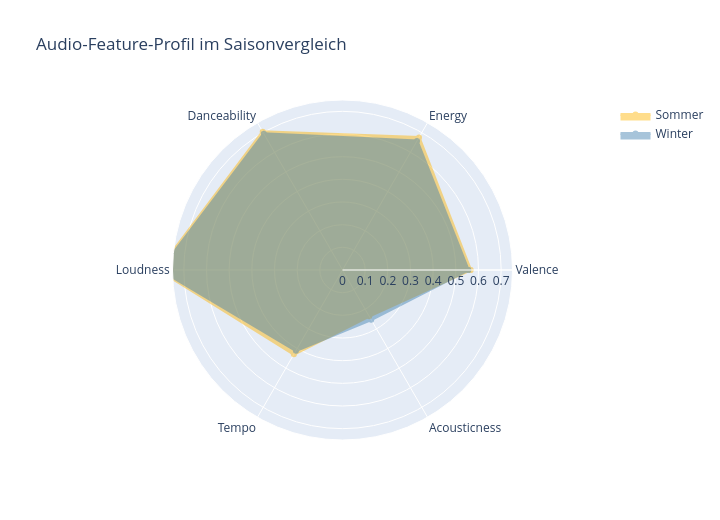

Source (notebook cell):
### Markdown cell above
## Schritt 6: Radar-Diagramm — Audio-Profil Sommer vs. Winter

Mit einem Radar-Chart visualisieren wir die ganze „Stimmungssignatur“ einer Saison auf einmal. Je weiter die Fläche außen, desto höher die Werte. Wir nutzen das Plotly-`Scatterpolar`, damit das Diagramm im Notebook interaktiv erkundbar ist.

### Code cell
radar_feats = ['valence', 'energy', 'danceability', 'loudness_norm',
               'tempo_norm', 'acousticness']
tmp = spotify.copy()
# Loudness und Tempo auf 0..1 normieren, damit alle Features die gleiche Skala haben
tmp['loudness_norm'] = (tmp['loudness'] - tmp['loudness'].min()) / \
                       (tmp['loudness'].max() - tmp['loudness'].min())
tmp['tempo_norm']    = (tmp['tempo']    - tmp['tempo'].min())    / \
                       (tmp['tempo'].max()    - tmp['tempo'].min())

radar_df = (tmp[tmp['saison'] != 'Übergang']
            .groupby('saison')[radar_feats].mean()
            .reindex(['Sommer','Winter']))

labels_de = ['Valence', 'Energy', 'Danceability', 'Loudness', 'Tempo', 'Acousticness']

fig = go.Figure()
for saison, farbe in [('Sommer', FARBE_SOMMER), ('Winter', FARBE_WINTER)]:
    werte = radar_df.loc[saison].tolist() + [radar_df.loc[saison].iloc[0]]
    fig.add_trace(go.Scatterpolar(
        r=werte,
        theta=labels_de + [labels_de[0]],
        fill='toself', name=saison,
        line=dict(color=farbe, width=3),
        fillcolor=farbe, opacity=0.45))

fig.update_layout(
    polar=dict(radialaxis=dict(visible=True, range=[0, 0.75])),
    title='Audio-Feature-Profil im Saisonvergleich',
    width=720, height=520, showlegend=True)
fig.show()

### Figure 1 — Plotly figure (JSON) as saved in the notebook; plotly's stock layout.template omitted (floating-point values rounded to 4 significant figures)
{"data": [{"fill": "toself", "fillcolor": "#FFB400", "line": {"color": "#FFB400", "width": 3}, "name": "Sommer", "opacity": 0.45, "r": [0.5651, 0.675, 0.7039, 0.8107, 0.4287, 0.2356, 0.5651], "theta": ["Valence", "Energy", "Danceability", "Loudness", "Tempo", "Acousticness", "Valence"], "type": "scatterpolar"}, {"fill": "toself", "fillcolor": "#3D7EAE", "line": {"color": "#3D7EAE", "width": 3}, "name": "Winter", "opacity": 0.45, "r": [0.5547, 0.6574, 0.6936, 0.8026, 0.4108, 0.2533, 0.5547], "theta": ["Valence", "Energy", "Danceability", "Loudness", "Tempo", "Acousticness", "Valence"], "type": "scatterpolar"}], "layout": {"height": 520, "polar": {"radialaxis": {"range": [0, 0.75], "visible": true}}, "showlegend": true, "title": {"text": "Audio-Feature-Profil im Saisonvergleich"}, "width": 720}}
